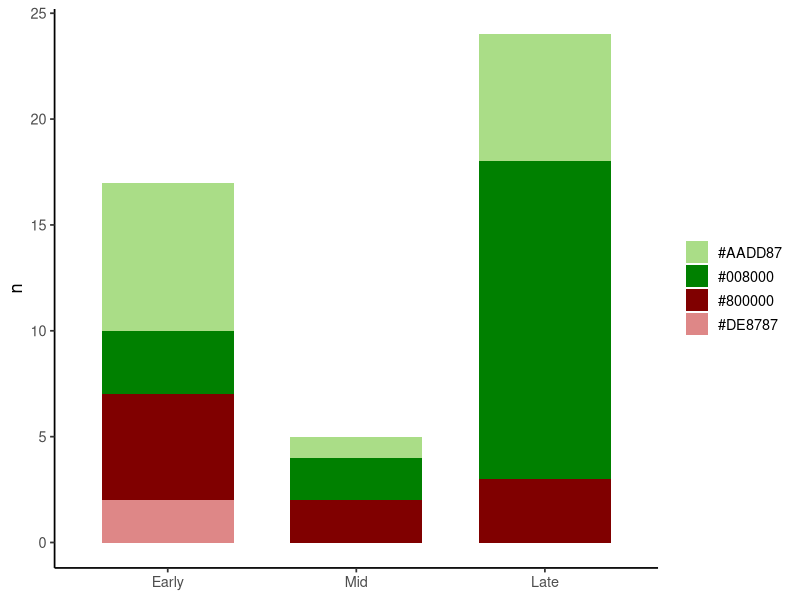
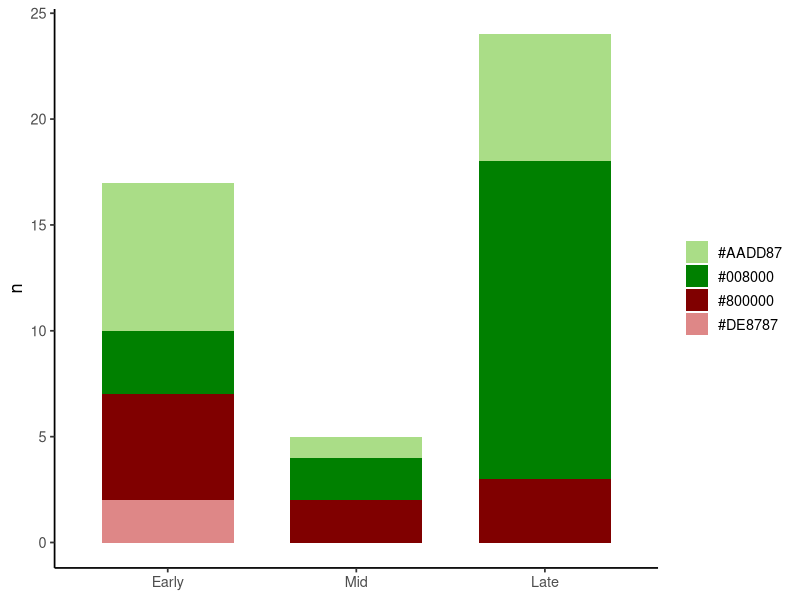

Recreate these plots in R, in order.
# This R file contains all the information for generation of Figure 4B

library(ggplot2)

# -------------------------
# Data (updated with 4 categories) based on events described in the tree of Figure 4A, 
# early is considered whatever would be in the window of hth-erm-opa of melanogaster, middle the ey-hbn-slp and the rest are considered as late 
# -------------------------
df <- data.frame(
  period = rep(c("Early", "Mid", "Late"), each = 4),
  cat    = rep(c("#AADD87", "#008000", "#800000", "#DE8787"), times = 3),
  n      = c(
    7, 3, 5, 2,   # Early
    1, 2, 2, 0,   # Mid
    6, 15, 3, 0   # Late
  )
)

# Factor order
df$period <- factor(df$period, levels = c("Early", "Mid", "Late"))
df$cat    <- factor(df$cat, levels = c("#AADD87", "#008000", "#800000", "#DE8787"))

# -------------------------
# Plot
# -------------------------
p <- ggplot(df, aes(x = period, y = n, fill = cat)) +
  geom_col(width = 0.7) +
  scale_fill_manual(
    values = c(
      "#AADD87"    = "#AADD87",
      "#008000" = "#008000",
      "#800000" = "#800000",
      "#DE8787" = "#DE8787"   # new colour
    ),
    name = NULL
  ) +
  labs(x = NULL, y = "n") +
  theme_classic(base_size = 13)

p

ggsave("/plots/Fig4B_quantification_changes.png", units = "cm", width = 15, height = 15, bg = "white")
